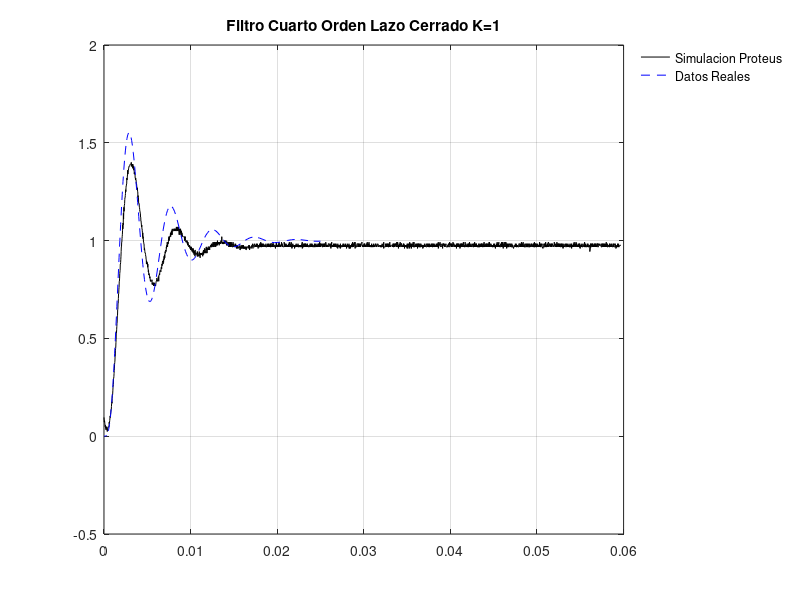

MATLAB code for this plot: (Note: this script raises an error after producing the figure.)
fig=figure('Name','Autor Nicolas David Pastran','NumberTitle','off','Color','white','position',[250 200 850 400]);       
cla('reset')
clear;
clc;
%datos = csvread("DatosSimulacionProteus/CuartoOrden1RealimentadoK1.dat",1,0);
datose = csvread("DatosExperimentales/CuartoOrdenRp.csv",2,0);
%t=(datos(:,1))';
%v=(datos(:,2))';
te=(datose(:,1)');
ve=(datose(:,2)');
%plot(t,v,'Square','Color','red');
%hold on;
plot(te,ve,'-','Color','black');
hold on;
load('SimulacionesSimulink/RealimentadoCuartoOrden.mat')
plot(datosmatlab(1,:),datosmatlab(2,:),'--blue');
grid on;
title('Filtro Cuarto Orden Lazo Cerrado K=1');
legend('Simulacion Proteus','Datos Reales','Simulacion MatLab')
legend('Location','northeastoutside')
legend('boxoff')
ax = gca;
ax.XLim = [0 15e-3];
ax.YLim = [0 1.75]; 